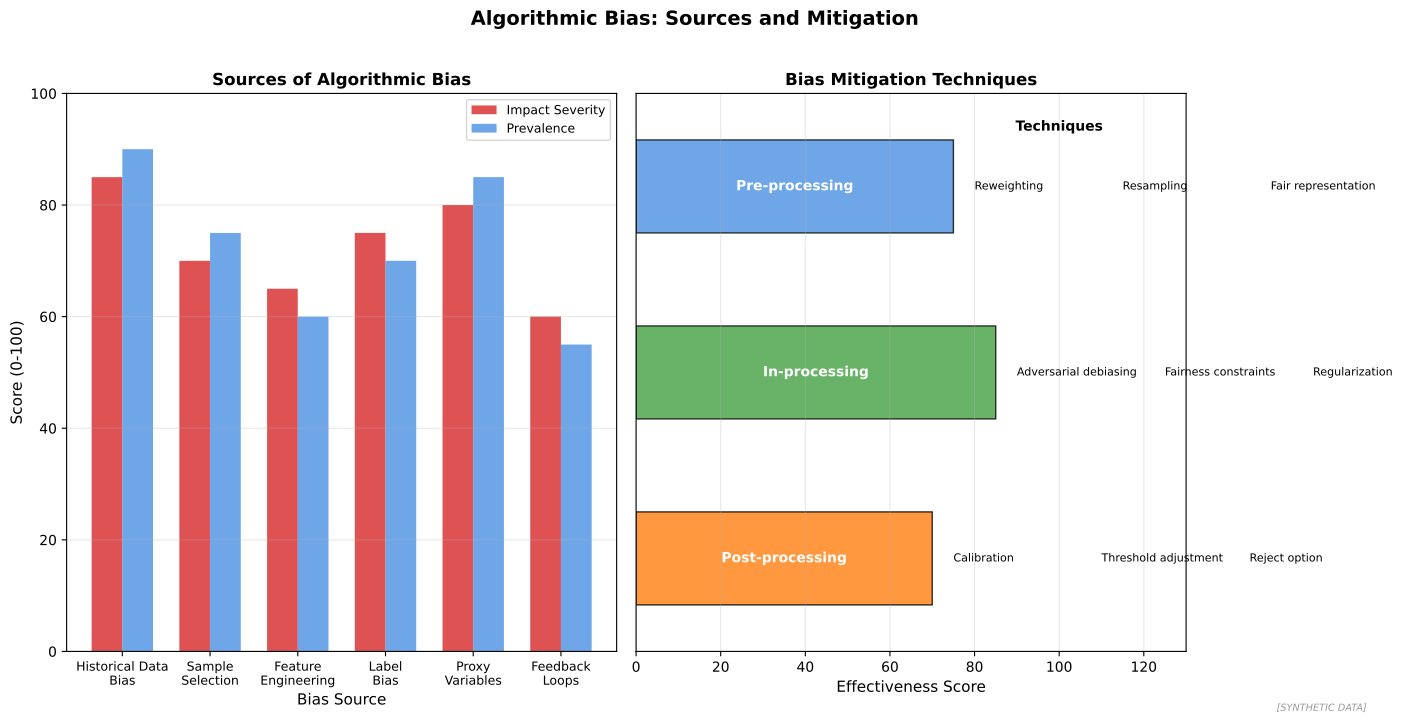

The Python source for this figure:
"""
Algorithmic Bias in Finance
Sources and mitigation of bias

Output: algorithmic_bias.pdf
Module: module_03_ai_ml
Lesson: 36 - AI Regulation
"""

from pathlib import Path
import matplotlib.pyplot as plt
import numpy as np

CHART_METADATA = {
    'title': 'Algorithmic Bias',
    'module': 'module_03_ai_ml',
    'lesson': 36,
    'url': 'https://github.com/Digital-AI-Finance/digital-finance/tree/main/module_03_ai_ml/figures/algorithmic_bias'
}

plt.rcParams.update({'font.size': 10, 'axes.labelsize': 10})

def create_chart():
    fig, axes = plt.subplots(1, 2, figsize=(14, 7))

    # Sources of Bias
    ax1 = axes[0]

    sources = ['Historical Data\nBias', 'Sample\nSelection', 'Feature\nEngineering',
               'Label\nBias', 'Proxy\nVariables', 'Feedback\nLoops']
    impact = [85, 70, 65, 75, 80, 60]
    prevalence = [90, 75, 60, 70, 85, 55]

    x = np.arange(len(sources))
    width = 0.35

    bars1 = ax1.bar(x - width/2, impact, width, label='Impact Severity', color='#D62728', alpha=0.8)
    bars2 = ax1.bar(x + width/2, prevalence, width, label='Prevalence', color='#4A90E2', alpha=0.8)

    ax1.set_xlabel('Bias Source', fontsize=11)
    ax1.set_ylabel('Score (0-100)', fontsize=11)
    ax1.set_title('Sources of Algorithmic Bias', fontsize=12, fontweight='bold')
    ax1.set_xticks(x)
    ax1.set_xticklabels(sources, fontsize=9)
    ax1.legend(loc='upper right', fontsize=9)
    ax1.set_ylim(0, 100)
    ax1.yaxis.grid(True, alpha=0.3)

    # Bias Mitigation Pipeline
    ax2 = axes[1]

    stages = ['Pre-processing', 'In-processing', 'Post-processing']
    techniques = [
        ['Reweighting', 'Resampling', 'Fair representation'],
        ['Adversarial debiasing', 'Fairness constraints', 'Regularization'],
        ['Calibration', 'Threshold adjustment', 'Reject option']
    ]
    effectiveness = [75, 85, 70]
    colors = ['#4A90E2', '#44A044', '#FF7F0E']

    for i, (stage, techs, eff, color) in enumerate(zip(stages, techniques, effectiveness, colors)):
        # Stage bar
        ax2.barh(2-i, eff, height=0.5, color=color, alpha=0.8, edgecolor='black')
        ax2.text(eff/2, 2-i, stage, ha='center', va='center', fontsize=10,
                fontweight='bold', color='white')

        # Techniques
        for j, tech in enumerate(techs):
            ax2.text(eff + 5 + j*35, 2-i, tech, ha='left', va='center', fontsize=8)

    ax2.set_xlabel('Effectiveness Score', fontsize=11)
    ax2.set_title('Bias Mitigation Techniques', fontsize=12, fontweight='bold')
    ax2.set_xlim(0, 130)
    ax2.set_ylim(-0.5, 2.5)
    ax2.set_yticks([])
    ax2.xaxis.grid(True, alpha=0.3)

    # Add header
    ax2.text(100, 2.3, 'Techniques', ha='center', fontsize=10, fontweight='bold')

    fig.suptitle('Algorithmic Bias: Sources and Mitigation', fontsize=14, fontweight='bold', y=1.02)
    fig.text(0.98, 0.02, '[SYNTHETIC DATA]', fontsize=7, color='#999999', ha='right', style='italic')
    plt.tight_layout()

    output_path = Path(__file__).parent / 'algorithmic_bias.pdf'
    plt.savefig(output_path, format='pdf', dpi=300, bbox_inches='tight')
    plt.close()
    print(f"Chart saved to: {output_path}")
    return output_path

if __name__ == '__main__':
    create_chart()
